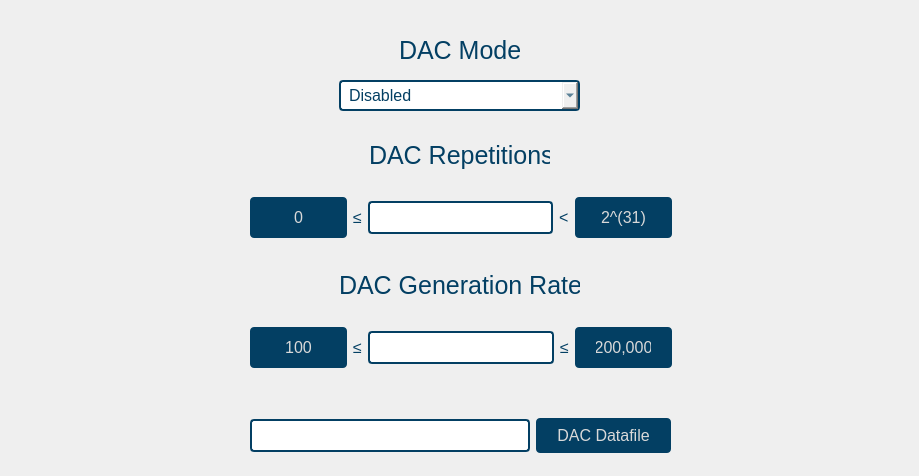
<?xml version="1.0" encoding="UTF-8"?>
<ui version="4.0">
 <class>DAC_mode_widget</class>
 <widget class="QWidget" name="DAC_mode_widget">
  <property name="geometry">
   <rect>
    <x>0</x>
    <y>0</y>
    <width>919</width>
    <height>476</height>
   </rect>
  </property>
  <property name="minimumSize">
   <size>
    <width>919</width>
    <height>476</height>
   </size>
  </property>
  <property name="maximumSize">
   <size>
    <width>919</width>
    <height>476</height>
   </size>
  </property>
  <property name="windowTitle">
   <string>Form</string>
  </property>
  <property name="styleSheet">
   <string notr="true">QWidget {
	font-family: &quot;Segoe UI&quot;;
	font-size: 16px;
	color: #033f63;
}

QPushButton {
	background-color: #033f63;
	color: #d9d9d9;
	border-radius: 4px;
	padding: 8px 21px;
	text-align: center;
}

QComboBox {
	border-radius: 4px;
	border: 2px solid #033f63;
	padding: 4px 8px;
}

QLineEdit {
	border-radius: 4px;
	border: 2px solid #033f63;
	padding: 4px 8px;
}

#dac_gen_rate_label, #dac_mode_label, #dac_repetitions_label {
	font-size: 25px;
}

#gen_rate_max_limit_btn, #gen_rate_min_limit_btn, #repetitions_max_limit_btn, #repetitions_min_limit_btn {
	width: 55px;
	height: 25px; 
}



</string>
  </property>
  <property name="inputMethodHints">
   <set>Qt::ImhNone</set>
  </property>
  <widget class="QComboBox" name="dac_mode_dropdown">
   <property name="geometry">
    <rect>
     <x>339</x>
     <y>80</y>
     <width>241</width>
     <height>31</height>
    </rect>
   </property>
   <property name="minimumSize">
    <size>
     <width>0</width>
     <height>0</height>
    </size>
   </property>
   <property name="maximumSize">
    <size>
     <width>16777215</width>
     <height>16777215</height>
    </size>
   </property>
   <item>
    <property name="text">
     <string>Disabled</string>
    </property>
   </item>
   <item>
    <property name="text">
     <string>Dataset</string>
    </property>
   </item>
   <item>
    <property name="text">
     <string>Passthrough</string>
    </property>
   </item>
  </widget>
  <widget class="QLabel" name="dac_mode_label">
   <property name="geometry">
    <rect>
     <x>399</x>
     <y>40</y>
     <width>121</width>
     <height>21</height>
    </rect>
   </property>
   <property name="text">
    <string>DAC Mode</string>
   </property>
  </widget>
  <widget class="QLabel" name="dac_gen_rate_label">
   <property name="geometry">
    <rect>
     <x>339</x>
     <y>270</y>
     <width>241</width>
     <height>31</height>
    </rect>
   </property>
   <property name="text">
    <string>DAC Generation Rate</string>
   </property>
  </widget>
  <widget class="QLabel" name="dac_repetitions_label">
   <property name="geometry">
    <rect>
     <x>369</x>
     <y>140</y>
     <width>181</width>
     <height>31</height>
    </rect>
   </property>
   <property name="text">
    <string>DAC Repetitions</string>
   </property>
  </widget>
  <widget class="QWidget" name="layoutWidget">
   <property name="geometry">
    <rect>
     <x>250</x>
     <y>190</y>
     <width>422</width>
     <height>55</height>
    </rect>
   </property>
   <layout class="QHBoxLayout" name="horizontalLayout_2">
    <item alignment="Qt::AlignHCenter|Qt::AlignVCenter">
     <widget class="QPushButton" name="repetitions_min_limit_btn">
      <property name="text">
       <string>0</string>
      </property>
     </widget>
    </item>
    <item alignment="Qt::AlignHCenter|Qt::AlignVCenter">
     <widget class="QLabel" name="label_5">
      <property name="text">
       <string>&lt;html&gt;&lt;head/&gt;&lt;body&gt;&lt;p&gt;&lt;span style=&quot; font-size:12pt;&quot;&gt;≤&lt;/span&gt;&lt;/p&gt;&lt;/body&gt;&lt;/html&gt;</string>
      </property>
     </widget>
    </item>
    <item>
     <widget class="QLineEdit" name="repetitions_input">
      <property name="inputMethodHints">
       <set>Qt::ImhNone</set>
      </property>
     </widget>
    </item>
    <item alignment="Qt::AlignHCenter|Qt::AlignVCenter">
     <widget class="QLabel" name="label_6">
      <property name="text">
       <string>&lt;</string>
      </property>
     </widget>
    </item>
    <item alignment="Qt::AlignHCenter|Qt::AlignVCenter">
     <widget class="QPushButton" name="repetitions_max_limit_btn">
      <property name="text">
       <string>2^(31)</string>
      </property>
     </widget>
    </item>
   </layout>
  </widget>
  <widget class="QWidget" name="horizontalLayoutWidget">
   <property name="geometry">
    <rect>
     <x>250</x>
     <y>320</y>
     <width>422</width>
     <height>55</height>
    </rect>
   </property>
   <layout class="QHBoxLayout" name="horizontalLayout_3">
    <item>
     <widget class="QPushButton" name="gen_rate_min_limit_btn">
      <property name="text">
       <string>100</string>
      </property>
     </widget>
    </item>
    <item>
     <widget class="QLabel" name="label_7">
      <property name="text">
       <string>≤</string>
      </property>
     </widget>
    </item>
    <item>
     <widget class="QLineEdit" name="gen_rate_input"/>
    </item>
    <item>
     <widget class="QLabel" name="label_8">
      <property name="text">
       <string>≤</string>
      </property>
     </widget>
    </item>
    <item>
     <widget class="QPushButton" name="gen_rate_max_limit_btn">
      <property name="text">
       <string>200,000</string>
      </property>
     </widget>
    </item>
   </layout>
  </widget>
  <widget class="QWidget" name="horizontalLayoutWidget_2">
   <property name="geometry">
    <rect>
     <x>250</x>
     <y>410</y>
     <width>421</width>
     <height>51</height>
    </rect>
   </property>
   <layout class="QHBoxLayout" name="horizontalLayout">
    <item>
     <widget class="QLineEdit" name="lineEdit"/>
    </item>
    <item>
     <widget class="QPushButton" name="pushButton">
      <property name="text">
       <string>DAC Datafile</string>
      </property>
     </widget>
    </item>
   </layout>
  </widget>
 </widget>
 <resources/>
 <connections/>
</ui>
